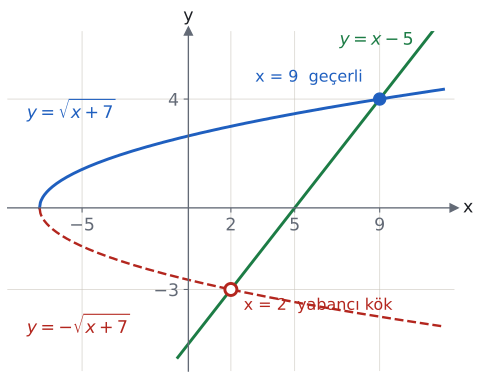

Write the Python code that produced this figure.
import sys; sys.path.insert(0, "tools")
from cizim import *

# √(x + 7) = x − 5 denklemi. Kare alınca y = −√(x + 7) dalı da işe karışır.
# Doğru üst dalı x = 9'da (y = 4), alt dalı x = 2'de (y = −3) keser: x = 2 yabancı köktür.
fig, ax = sekil(6, 4.6)
eksenler(ax, x=(-8.5, 12.5), y=(-6, 6.5), izgara=True)
xs = np.linspace(-7, 12, 500)
ax.plot(xs, np.sqrt(xs + 7), color=MAVI)
ax.plot(xs, -np.sqrt(xs + 7), color=KIRMIZI, ls="--", lw=1.8)
xd = np.linspace(-0.5, 12, 10)
ax.plot(xd, xd - 5, color=YESIL)
ax.plot(9, 4, "o", color=MAVI, markersize=9, zorder=5)
ax.plot(2, -3, "o", color=KIRMIZI, markerfacecolor="white", mew=2.2, markersize=9, zorder=5)
ax.text(8.2, 4.5, "x = 9  geçerli", color=MAVI, fontsize=12, ha="right", va="bottom")
ax.text(2.6, -3.3, "x = 2  yabancı kök", color=KIRMIZI, fontsize=12, ha="left", va="top")
ax.text(-7.6, 3.3, "$y=\\sqrt{x+7}$", color=MAVI, fontsize=13)
ax.text(-7.6, -4.6, "$y=-\\sqrt{x+7}$", color=KIRMIZI, fontsize=13)
ax.text(10.6, 6.0, "$y=x-5$", color=YESIL, fontsize=13, ha="right")
ax.set_xticks([-5, 2, 5, 9]); ax.set_xticklabels(["−5", "2", "5", "9"])
ax.set_yticks([-3, 4]); ax.set_yticklabels(["−3", "4"])
kaydet(fig, __file__)
